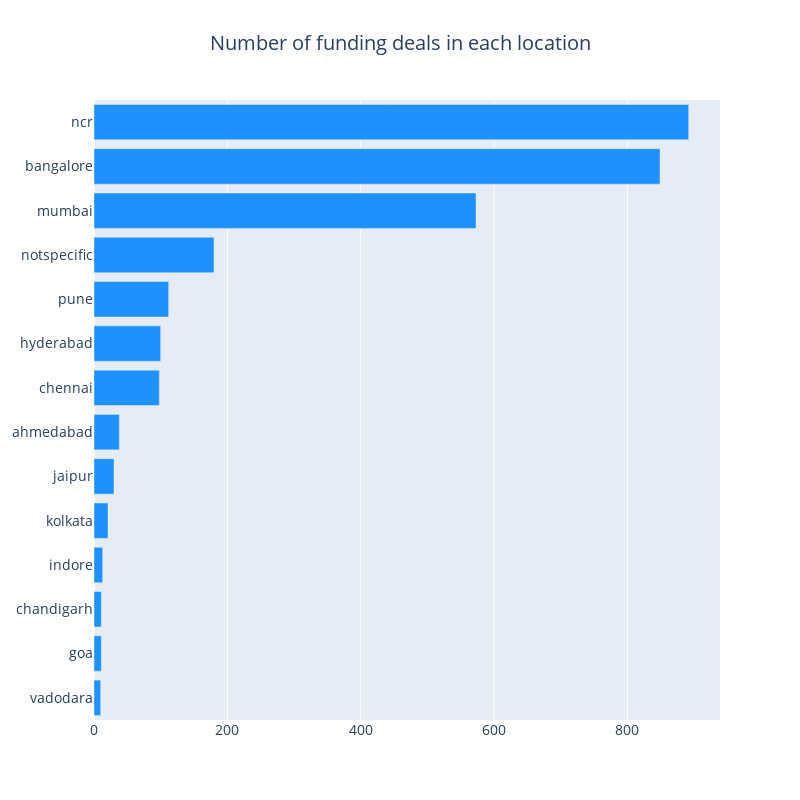

Notebook source saved alongside this figure:
### Markdown cell above
### Find about the major start up hubs in India.

Now let us explore the location of the startups that got funded. This can help us to understand the startup hubs of India.

Since there are multiple locations in the data, let us plot the top 10 locations. We will also club New Delhi, Gurgaon & Noida together to form NCR for the below chart.

### Code cell
# similar function like earlier just with an additional parameter for colour
def horizontal_bar_chart(srs, color):
    trace = go.Bar(
        x=srs.values[::-1],
        y=srs.index[::-1],
        showlegend=False,
        orientation = 'h',
        marker=dict(
            color=color,
        ),
    )
    return trace
# plotting the graph with respect to location

cnt_srs = newdf['City'].value_counts()[:14]
layout = go.Layout(
    title=go.layout.Title(
        text="Number of funding deals in each location",
        x=0.5
    ),
    font=dict(size=14),
    width=800,
    height=800,
)

data = [horizontal_bar_chart(cnt_srs, "#1E90FF")]
fig = go.Figure(data=data, layout=layout)
py.iplot(fig, filename="funding")

### Figure 1 — Plotly figure (JSON) as saved in the notebook; plotly's stock layout.template omitted (floating-point values rounded to 4 significant figures)
{"data": [{"marker": {"color": "#1E90FF"}, "orientation": "h", "showlegend": false, "type": "bar", "x": [10, 11, 11, 13, 21, 30, 38, 98, 100, 112, 180, 573, 849, 892], "y": ["vadodara", "goa", "chandigarh", "indore", "kolkata", "jaipur", "ahmedabad", "chennai", "hyderabad", "pune", "notspecific", "mumbai", "bangalore", "ncr"]}], "layout": {"font": {"size": 14}, "height": 800, "title": {"text": "Number of funding deals in each location", "x": 0.5}, "width": 800}}
